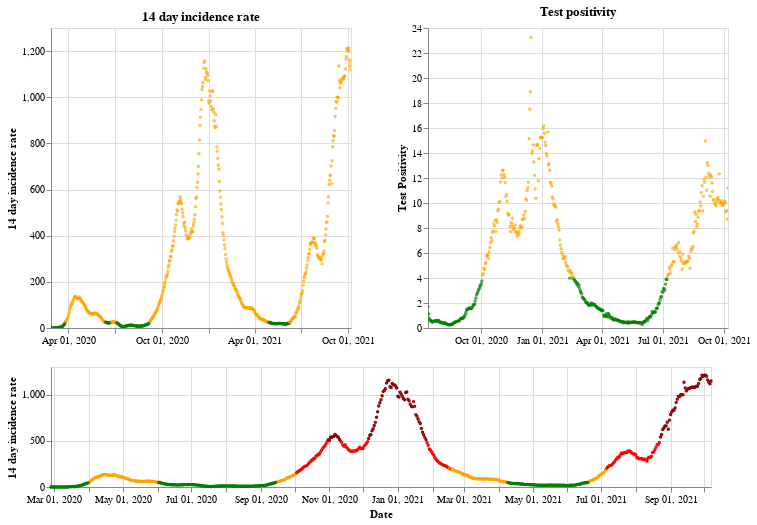

This figure's notebook cell:
### Markdown cell above
## Wales

### Code cell
plot_traffic_light('Wales')

### Figure 1 — Vega-Lite specification as saved in the notebook (floating-point values rounded to 4 significant figures; data arrays with more than 128 entries replaced by an {"elided": "..."} marker saying what was removed)
{"config": {"view": {"continuousWidth": 400, "continuousHeight": 300}}, "vconcat": [{"hconcat": [{"mark": {"type": "point", "size": 2}, "encoding": {"color": {"condition": {"value": "green", "test": "(datum.twoWeeklyCasesRate <= 25)"}, "value": "orange"}, "tooltip": [{"type": "nominal", "field": "areaName"}, {"type": "temporal", "field": "date"}, {"type": "quantitative", "field": "twoWeeklyCasesRate"}, {"type": "quantitative", "field": "testPositivity"}], "x": {"type": "temporal", "axis": {"title": ""}, "field": "date", "scale": {"domain": {"selection": "DateBrush"}}, "timeUnit": "yearmonthdate"}, "y": {"type": "quantitative", "axis": {"title": "14 day incidence rate"}, "field": "twoWeeklyCasesRate"}}, "title": "14 day incidence rate", "width": 300}, {"mark": {"type": "point", "size": 2}, "encoding": {"color": {"condition": {"value": "green", "test": "(datum.testPositivity <= 4)"}, "value": "orange"}, "tooltip": [{"type": "nominal", "field": "areaName"}, {"type": "temporal", "field": "date"}, {"type": "quantitative", "field": "twoWeeklyCasesRate"}, {"type": "quantitative", "field": "testPositivity"}], "x": {"type": "temporal", "axis": {"title": ""}, "field": "date", "scale": {"domain": {"selection": "DateBrush"}}, "timeUnit": "yearmonthdate"}, "y": {"type": "quantitative", "axis": {"title": "Test Positivity"}, "field": "testPositivity"}}, "title": "Test positivity", "width": 300}]}, {"layer": [{"mark": {"type": "point", "size": 2}, "encoding": {"color": {"condition": {"value": "orange", "test": "(((datum.testPositivity < 4) && (datum.twoWeeklyCasesRate >= 50)) && (datum.twoWeeklyCasesRate < 200))"}, "value": "red"}, "opacity": {"condition": {"value": 1, "test": "((datum.twoWeeklyCasesRate >= 50) && (datum.twoWeeklyCasesRate < 500))"}, "value": 0}, "tooltip": [{"type": "nominal", "field": "areaName"}, {"type": "temporal", "field": "date"}, {"type": "quantitative", "field": "twoWeeklyCasesRate"}, {"type": "quantitative", "field": "testPositivity"}], "x": {"type": "temporal", "axis": {"title": "Date"}, "field": "date", "timeUnit": "yearmonthdate"}, "y": {"type": "quantitative", "axis": {"title": "14 day incidence rate"}, "field": "twoWeeklyCasesRate"}}, "selection": {"DateBrush": {"type": "interval", "encodings": ["x"], "fields": ["Time"]}}}, {"mark": {"type": "point", "size": 2}, "encoding": {"color": {"value": "darkred"}, "opacity": {"condition": {"value": 1, "test": "(datum.twoWeeklyCasesRate >= 500)"}, "value": 0}, "tooltip": [{"type": "nominal", "field": "areaName"}, {"type": "temporal", "field": "date"}, {"type": "quantitative", "field": "twoWeeklyCasesRate"}, {"type": "quantitative", "field": "testPositivity"}], "x": {"type": "temporal", "axis": {"title": "Date"}, "field": "date", "timeUnit": "yearmonthdate"}, "y": {"type": "quantitative", "axis": {"title": "14 day incidence rate"}, "field": "twoWeeklyCasesRate"}}}, {"mark": {"type": "point", "size": 2}, "encoding": {"color": {"condition": {"value": "green", "test": "((datum.testPositivity < 4) && (datum.twoWeeklyCasesRate < 50))"}, "value": "orange"}, "opacity": {"condition": {"value": 1, "test": "(datum.twoWeeklyCasesRate < 50)"}, "value": 0}, "tooltip": [{"type": "nominal", "field": "areaName"}, {"type": "temporal", "field": "date"}, {"type": "quantitative", "field": "twoWeeklyCasesRate"}, {"type": "quantitative", "field": "testPositivity"}], "x": {"type": "temporal", "axis": {"title": "Date"}, "field": "date", "timeUnit": "yearmonthdate"}, "y": {"type": "quantitative", "axis": {"title": "14 day incidence rate"}, "field": "twoWeeklyCasesRate"}}}], "height": 120, "width": 660}], "data": {"name": "data-349987178da5d08e37f1695e8c073af5"}, "$schema": "https://vega.github.io/schema/vega-lite/v4.8.1.json", "datasets": {"data-349987178da5d08e37f1695e8c073af5": {"elided": "589 records"}}}
